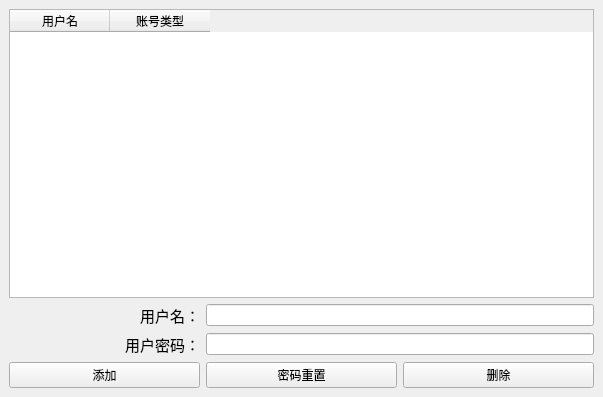
<?xml version="1.0" encoding="UTF-8"?>
<ui version="4.0">
 <class>MainWindow</class>
 <widget class="QMainWindow" name="MainWindow">
  <property name="geometry">
   <rect>
    <x>0</x>
    <y>0</y>
    <width>603</width>
    <height>397</height>
   </rect>
  </property>
  <property name="windowTitle">
   <string>用户信息维护</string>
  </property>
  <widget class="QWidget" name="centralwidget">
   <layout class="QGridLayout" name="gridLayout_2">
    <item row="0" column="0">
     <layout class="QGridLayout" name="gridLayout">
      <item row="2" column="0">
       <widget class="QLabel" name="label_3">
        <property name="font">
         <font>
          <pointsize>11</pointsize>
         </font>
        </property>
        <property name="text">
         <string>用户密码：</string>
        </property>
        <property name="alignment">
         <set>Qt::AlignRight|Qt::AlignTrailing|Qt::AlignVCenter</set>
        </property>
       </widget>
      </item>
      <item row="3" column="1">
       <widget class="QPushButton" name="btnEdit">
        <property name="text">
         <string>密码重置</string>
        </property>
       </widget>
      </item>
      <item row="0" column="0" colspan="3">
       <widget class="QTableWidget" name="tbUser">
        <column>
         <property name="text">
          <string>用户名</string>
         </property>
        </column>
        <column>
         <property name="text">
          <string>账号类型</string>
         </property>
        </column>
       </widget>
      </item>
      <item row="1" column="0">
       <widget class="QLabel" name="label_2">
        <property name="font">
         <font>
          <pointsize>11</pointsize>
         </font>
        </property>
        <property name="text">
         <string>用户名：</string>
        </property>
        <property name="alignment">
         <set>Qt::AlignRight|Qt::AlignTrailing|Qt::AlignVCenter</set>
        </property>
       </widget>
      </item>
      <item row="3" column="0">
       <widget class="QPushButton" name="btnAdd">
        <property name="text">
         <string>添加</string>
        </property>
       </widget>
      </item>
      <item row="3" column="2">
       <widget class="QPushButton" name="btnDel">
        <property name="text">
         <string>删除</string>
        </property>
       </widget>
      </item>
      <item row="1" column="1" colspan="2">
       <widget class="QLineEdit" name="editName"/>
      </item>
      <item row="2" column="1" colspan="2">
       <widget class="QLineEdit" name="editPwd">
        <property name="echoMode">
         <enum>QLineEdit::Password</enum>
        </property>
       </widget>
      </item>
     </layout>
    </item>
   </layout>
  </widget>
 </widget>
 <resources/>
 <connections/>
</ui>
